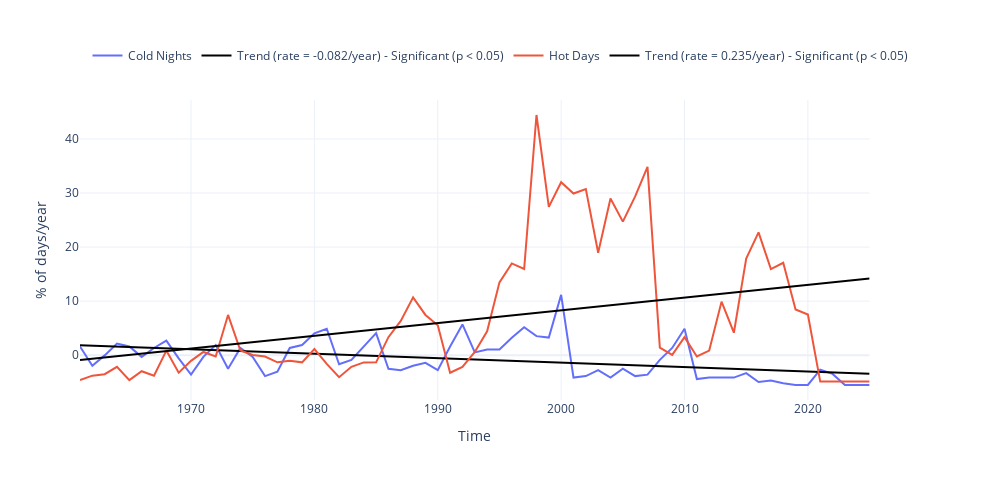

This figure's notebook cell:
### Markdown cell above
The plot below shows the same information but measured as the % of time

### Code cell
dict_plot = [{'data' : df_cold_anom, 'var' : 'Perc_Anom', 'ax' : 1, 'label' : 'Cold Nights'},
             {'data' : df_hot_anom, 'var' : 'Perc_Anom', 'ax' : 1, 'label' : 'Hot Days'}]
fig, TRENDS = plot_timeseries_interactive(dict_plot, trendline=True, figsize = (25, 12), return_trend = True, label_yaxes = '% of days/year')
